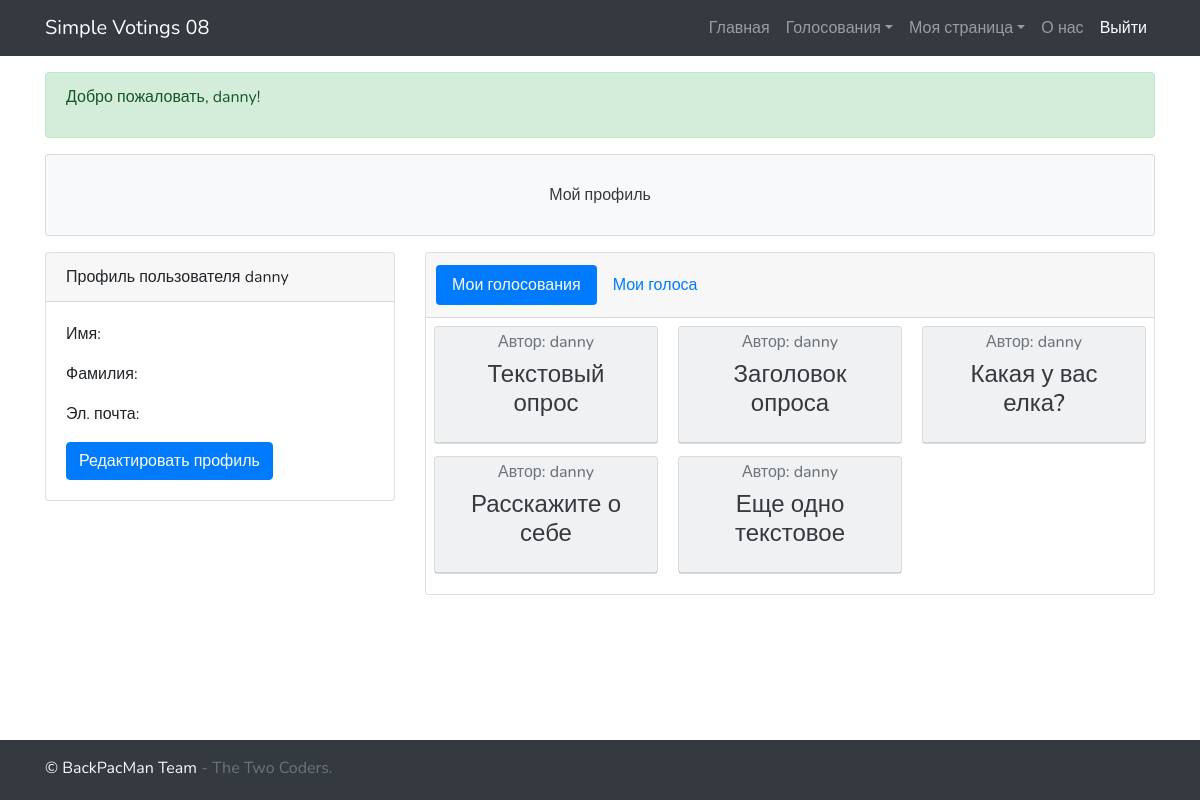
/profile/26/ (signed in), run on an earlier commit of the app's database.
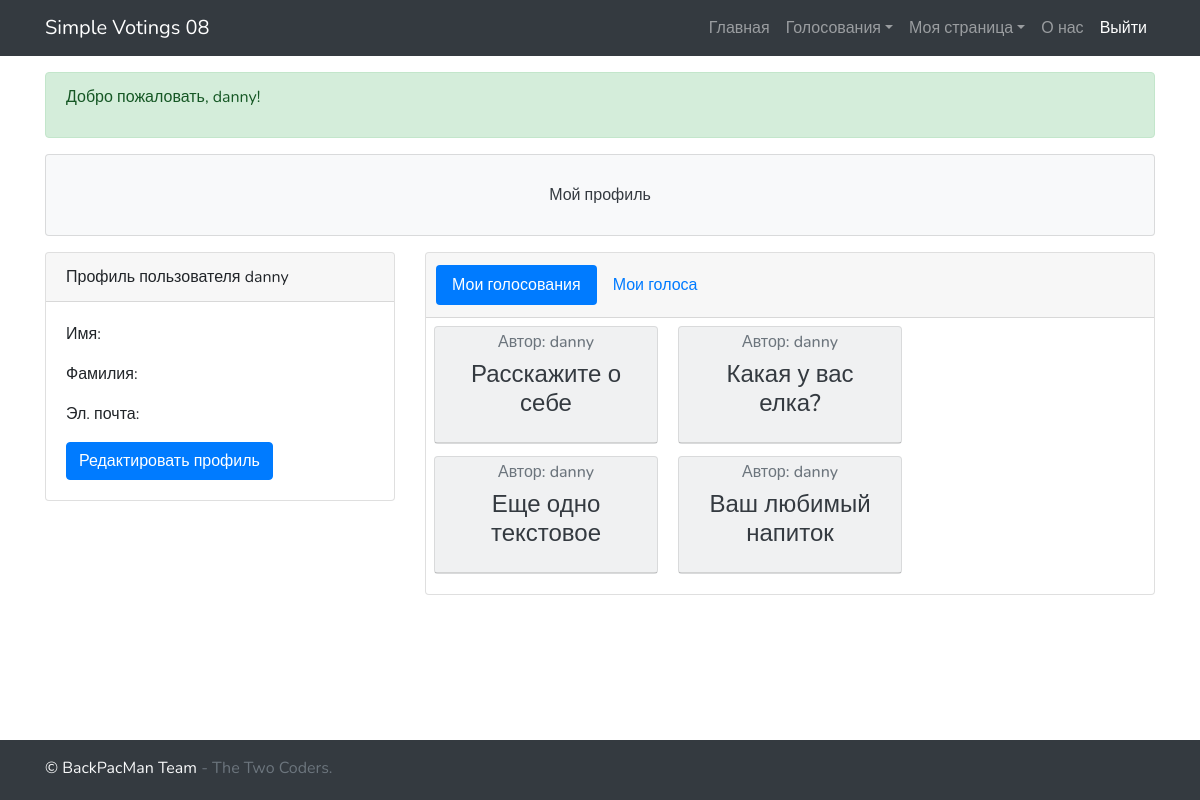
And on a later commit of the database.
### main_app/models.py (models this page shows, shortened)
class Voting(models.Model):
    question = models.CharField(max_length=50)
    type = models.CharField(max_length=20, default='radio')  # radio, checkbox, text_input
    author = models.ForeignKey(get_user_model(), on_delete=models.CASCADE)
    def options(self):
        return Options.objects.filter(voting_id=self.id)
    def users(self):
        return {e.user_id for e in Vote.objects.filter(voting_id=self.id)}
    def voting_view(self):
        return "/voting/" + str(self.id)

### main_app/views.py (the view)
# urls.py: path('profile/<str:id>/', profile),
@login_required()
def profile(request, id):
    votes = models.Vote.objects.filter(user_id=request.user.id)
    context = {
        'pagetitle': 'Мой профиль',
        'menu': get_menu_context(request),
        'user': request.user,
        'main_message': 'Мой профиль',
        'auth_msg': greeting(request),
        'id': id,
        'votings': models.Voting.objects.filter(author_id=request.user.id),
        'my_votes': {models.Voting.objects.get(id=v.voting_id) for v in votes},
        'expand': True
    }
    return render(request, 'profile.html', context)

### main_app/models.py (called while the page is built)
    def votes(self):
        return {e.id for e in Vote.objects.filter(option_id=self.id)}

    def users(self):
        return {e.id for e in Vote.objects.filter(voting_id=self.voting_id)}

    def get_votes_percentage(self):
        return int(len(self.votes()) / len(self.users()) * 100)

    def get_votes_count_t(self):
        a = len(self.votes())
        return f"(Выбор {a} пользовател{get_suffix(a, 'ей', 'я', 'ей')})" \
            if a else "(Никто ещё не выбирал этот вариант)"

### main_app/views.py (called while the page is built)
def greeting(request):
    if request.user.is_authenticated:
        if request.user.first_name:
            auth_msg = 'Добро пожаловать, {} {}!'.format(request.user.first_name, request.user.last_name)
        else:
            auth_msg = 'Добро пожаловать, {}!'.format(request.user)
    else:
        auth_msg = 'Вы вошли как гость. Чтобы продолжить, нужно авторизоваться'
    return auth_msg

def get_suffix(x: int, zero: str, one: str, two: str, ):
    x %= 100
    if 9 < x < 20:
        return zero
    x %= 10
    if x is 1:
        return one
    elif x in [2, 3, 4]:
        return two
    else:
        return zero

### main_app/templates/profile.html (shortened to what this page needs)
{% extends 'basic.html' %}
{% block main %}
<div class="row">
    <div class="col-4">
        <div class="card">
            <div class="card-header">
                Профиль пользователя {{ user }}
            </div>
            <div class="card-body">
                <p class="card-text"> Имя: {{ user.first_name }}</p>
                <p class="card-text"> Фамилия: {{ user.last_name }}</p>
                <p class="card-text"> Эл. почта: {{ user.email }}</p>
                <a href="/edit_profile/" class="btn btn-primary">Редактировать профиль</a>
            </div>
        </div>
    </div>
    <div class="col">
        <div class="card text-center mb-3">
            <div class="card-header">
                <ul class="nav nav-pills card-header-pills" id="nav-tab" role="tablist">
                    <li class="nav-item">
                        <a class="nav-link active" id="nav-votings-tab" data-toggle="tab" href="#nav-votings">Мои
                            голосования </a>
                    </li>
                    <li class="nav-item">
                        <a class="nav-link" id="nav-votes-tab" data-toggle="tab" href="#nav-votes">Мои голоса</a>
                    </li>
                </ul>
            </div>
            <div class="tab-content">
                <div class="tab-pane fade show active" id="nav-votings" role="tabpanel"
                     aria-labelledby="nav-votings-tab">
                    {% if votings %}
                    <div class="card-columns px-2 py-2">
                        {% for voting in votings %}
                        {% include 'forms/voting_basic.html' with action="/vote/"%}
                        {% endfor %}
                    </div>
                    {% else %}
                    <p class="card-text">Вы еще не создавали голосований. Чтобы создать, <a href="/create/">нажмите
                        сюда </a></p>
                    {% endif %}
                </div>
            </div>
        </div>
    </div>
</div>
{% endblock %}

### main_app/templates/forms/basic.html (shortened to what this page needs)
<form method="{% block method %}{{ method|default:'POST' }}{% endblock %}"
      action="{% block action %}{{ action|default:'/' }}{% endblock %}" id="voting_form">
    <div class="card bg-light">
        <div class="card-header" {% if expand %}
             data-toggle="collapse" href="#voting_{{voting.id}}" role="button" aria-expanded="false"
             aria-controls="voting_{{voting.id}}" {% endif %}>
            <h6 class="card-subtitle mb-2 text-muted">Автор:
                {% if voting.author.first_name %} {{ voting.author.first_name }}
                {% else %} {{ voting.author }} {% endif %} </h6>
            <h4 class="card-title"><a href="{{voting.voting_view}}" class="text-dark"> {{ voting.question }}</a></h4>
        </div>
    </div>
</form>

What changed in the data, as far as the page shows it:
removed Voting: author "danny", question "Текстовый опрос"
removed Voting: author "danny", question "Заголовок опроса"
added Voting: author "danny", question "Ваш любимый напиток"
